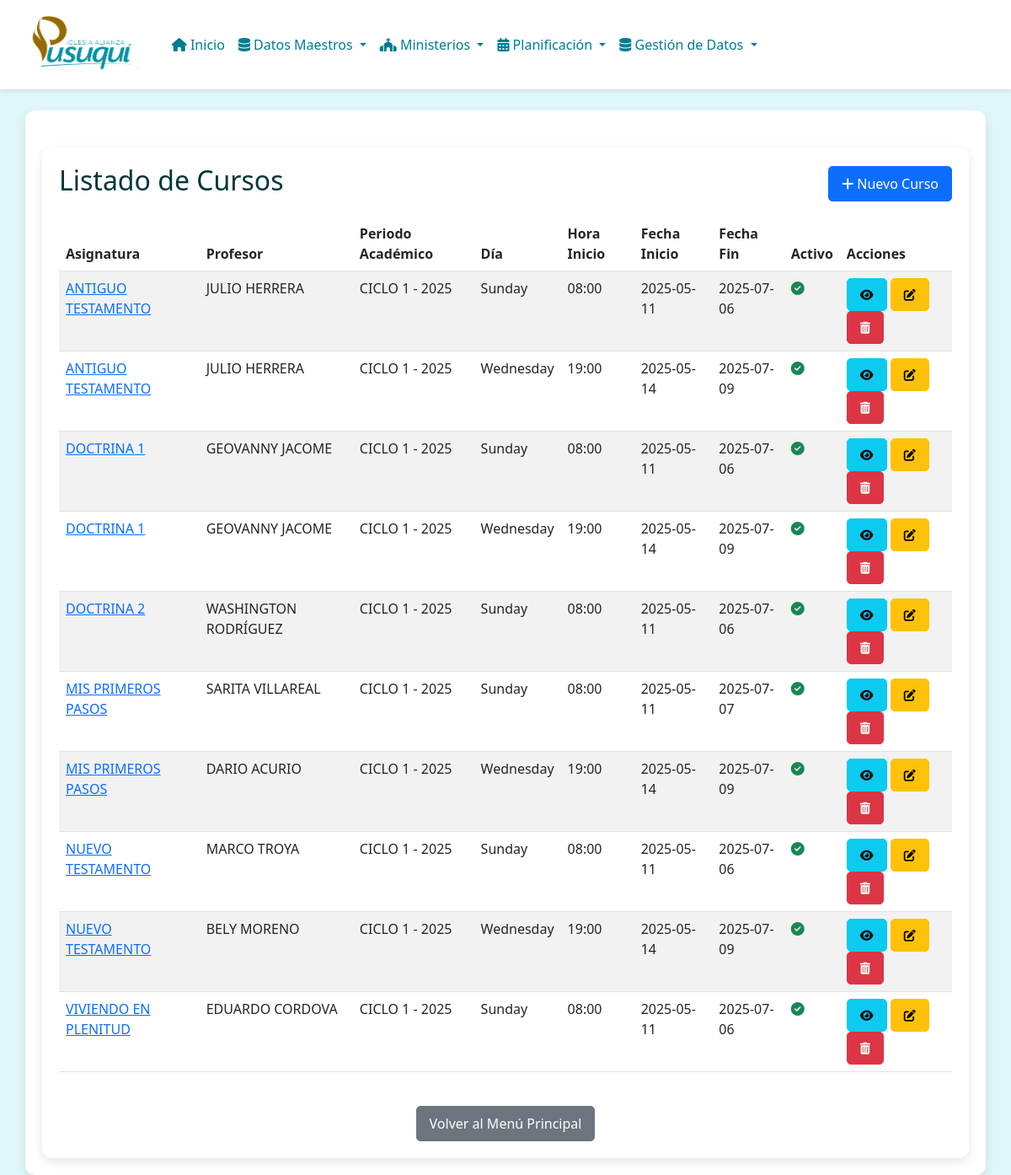
The page /academia/courses/ on the database as committed earlier.
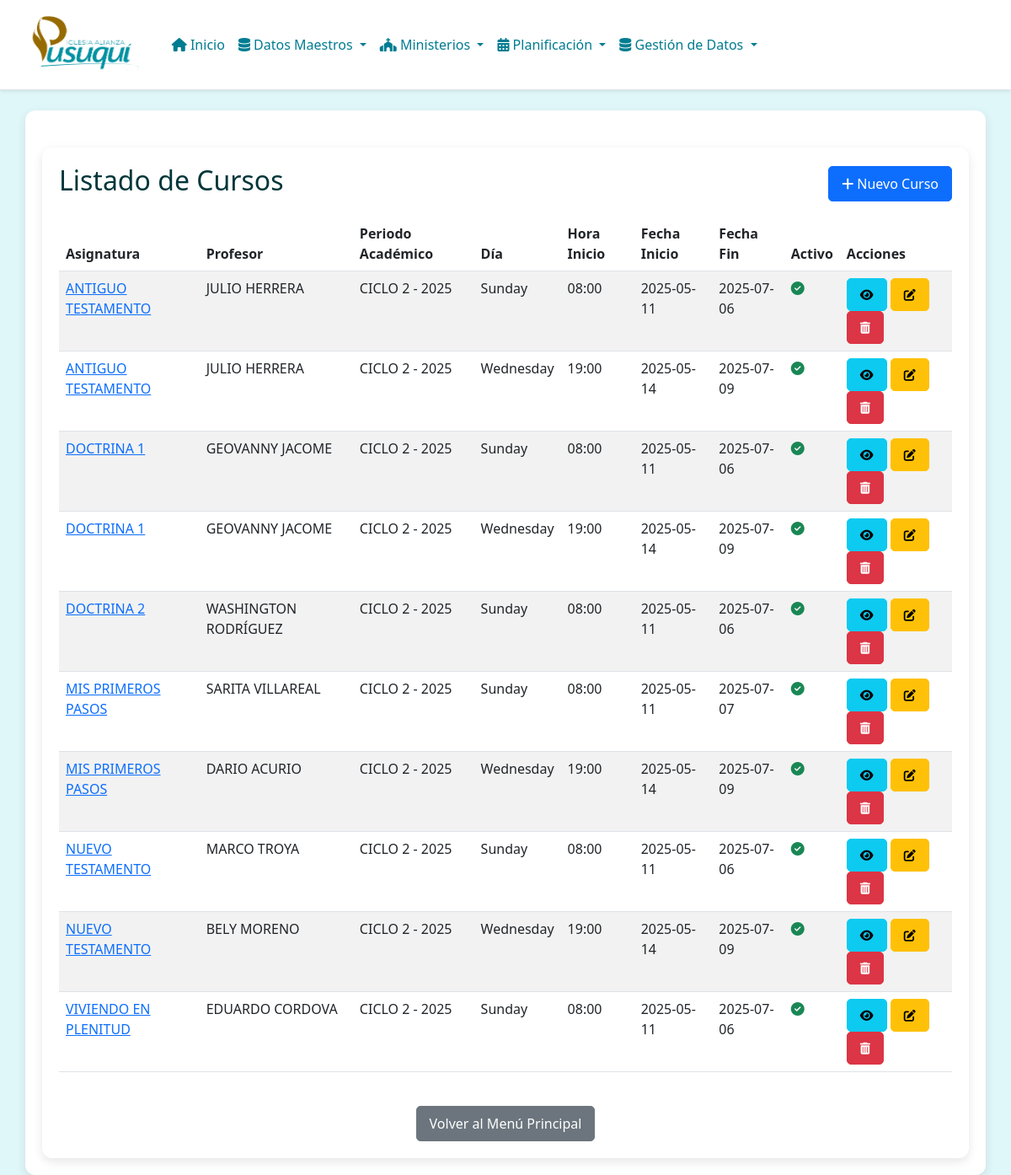
The same page on the database as committed later.
### academia/models.py (models this page shows, shortened)
class Course(models.Model):
    class DayOfWeek(models.TextChoices):
        SUNDAY = 'SUN', _('Sunday')
        MONDAY = 'MON', _('Monday')
        TUESDAY = 'TUE', _('Tuesday')
        WEDNESDAY = 'WED', _('Wednesday')
        THURSDAY = 'THU', _('Thursday')
        FRIDAY = 'FRI', _('Friday')
        SATURDAY = 'SAT', _('Saturday')
    subject = models.ForeignKey(Subject, on_delete=models.PROTECT, verbose_name=_("subject"))
    teacher = models.ForeignKey(Teacher, on_delete=models.PROTECT, verbose_name=_("teacher"))
    academic_period = models.CharField(
        _("academic period"),
        max_length=50,
        help_text=_("E.g., '2025 - Ciclo 1', '2025 - C1'")
    )
    day_of_week = models.CharField(
        _("day of week"),
        max_length=3,
        choices=DayOfWeek.choices,
        help_text=_("Day of the week the course is held.")
    )
    start_time = models.TimeField(_("start time"), help_text=_("Format: HH:MM"))
    start_date = models.DateField(_("start date"), validators=[validate_date], help_text=_("Format: YYYY-MM-DD"))
    end_date = models.DateField(
        _("end date"),
        validators=[validate_date],
        blank=True, null=True,
        help_text=_("Calculated automatically if not provided, based on start date and number of lessons.")
    )
    is_active = models.BooleanField(_("is active"), default=True, help_text=_("Is this course currently active?"))
    class Meta:
        verbose_name = _("course")
        verbose_name_plural = _("courses")
        unique_together = ('subject', 'academic_period', 'day_of_week', 'start_time')
        ordering = ['-academic_period', 'subject__name', 'start_date']

class Subject(models.Model):
    name = models.CharField(_("subject name"), max_length=128, unique=True)
    description = models.TextField(_("description"), blank=True)
    number_of_lessons = models.PositiveIntegerField(
        _("number of lessons"),
        default=10,
        help_text=_("Default number of lessons for courses of this subject.")
    )
    class Meta:
        verbose_name = _("subject")
        verbose_name_plural = _("subjects")
        ordering = ['name']

class Teacher(models.Model):
    name = models.CharField(_("name"), max_length=128)
    surname = models.CharField(_("surname"), max_length=128)
    email = models.EmailField(_("email"), max_length=254, unique=True, null=True, blank=True)
    phone_number = models.CharField(_("phone number"), max_length=20, null=True, blank=True)
    def __str__(self):
        return f"{self.name} {self.surname}"
    class Meta:
        verbose_name = _("teacher")
        verbose_name_plural = _("teachers")
        ordering = ['surname', 'name']

### academia/views.py (the view)
# urls.py: path('courses/', views.CourseListView.as_view(), name='course-list'),
class CourseListView(ListView):
    model = Course
    template_name = 'academia/course_list.html'
    context_object_name = 'courses'
    paginate_by = 10
    def get_queryset(self):
        return Course.objects.select_related('subject', 'teacher').all()
    def get_context_data(self, **kwargs):
        context = super().get_context_data(**kwargs)
        context['active_page'] = 'courses'
        context['page_title'] = 'Listado de Cursos'
        return context

### academia/templates/academia/course_list.html (shortened to what this page needs)
{% extends "base.html" %}
{% block body %}
<div class="container mt-4">
    <div class="d-flex justify-content-between align-items-center mb-3">
        <h2>{{ page_title }}</h2>
        <a href="{% url 'academia:course-create' %}" class="btn btn-primary">
            <i class="fas fa-plus"></i> Nuevo Curso
        </a>
    </div>
    {% if courses %}
        <div class="table-responsive">
            <table class="table table-striped table-hover">
                <thead class="thead-dark">
                    <tr>
                        <th>Asignatura</th>
                        <th>Profesor</th>
                        <th>Periodo Académico</th>
                        <th>Día</th>
                        <th>Hora Inicio</th>
                        <th>Fecha Inicio</th>
                        <th>Fecha Fin</th>
                        <th>Activo</th>
                        <th>Acciones</th>
                    </tr>
                </thead>
                <tbody>
                    {% for course in courses %}
                    <tr>
                        <td><a href="{% url 'academia:course-detail' course.pk %}">{{ course.subject.name }}</a></td>
                        <td>{{ course.teacher }}</td>
                        <td>{{ course.academic_period }}</td>
                        <td>{{ course.get_day_of_week_display }}</td>
                        <td>{{ course.start_time|time:"H:i" }}</td>
                        <td>{{ course.start_date|date:"Y-m-d" }}</td>
                        <td>{{ course.end_date|date:"Y-m-d"|default:"N/A" }}</td>
                        <td>{% if course.is_active %}<i class="fas fa-check-circle text-success"></i>{% else %}<i class="fas fa-times-circle text-danger"></i>{% endif %}</td>
                        <td>
                            <a href="{% url 'academia:course-detail' course.pk %}" class="btn btn-info btn-sm" title="Ver Detalles"><i class="fas fa-eye"></i></a>
                            <a href="{% url 'academia:course-update' course.pk %}" class="btn btn-warning btn-sm" title="Editar"><i class="fas fa-edit"></i></a>
                            <a href="{% url 'academia:course-delete' course.pk %}" class="btn btn-danger btn-sm" title="Eliminar"><i class="fas fa-trash-alt"></i></a>
                        </td>
                    </tr>
                    {% endfor %}
                </tbody>
            </table>
        </div>
    {% else %}
        <div class="alert alert-info" role="alert">
            No hay cursos registrados. <a href="{% url 'academia:course-create' %}" class="alert-link">¿Deseas agregar uno nuevo?</a>
        </div>
    {% endif %}
    <div class="mt-4 text-center">
        <a href="{% url 'academia:index' %}" class="btn btn-secondary">Volver al Menú Principal</a>
    </div>
</div>
{% endblock %}

Rows that differ between the two databases and show on the page:
changed Course (number 1 of 10 on the later page): academic_period "CICLO 1 - 2025" → "CICLO 2 - 2025"
changed Course (number 2 of 10 on the later page): academic_period "CICLO 1 - 2025" → "CICLO 2 - 2025"
changed Course (number 3 of 10 on the later page): academic_period "CICLO 1 - 2025" → "CICLO 2 - 2025"
changed Course (number 4 of 10 on the later page): academic_period "CICLO 1 - 2025" → "CICLO 2 - 2025"
changed Course "DOCTRINA 2": academic_period "CICLO 1 - 2025" → "CICLO 2 - 2025"
changed Course "SARITA VILLAREAL": academic_period "CICLO 1 - 2025" → "CICLO 2 - 2025"
changed Course "DARIO ACURIO": academic_period "CICLO 1 - 2025" → "CICLO 2 - 2025"
changed Course "MARCO TROYA": academic_period "CICLO 1 - 2025" → "CICLO 2 - 2025"
changed Course "BELY MORENO": academic_period "CICLO 1 - 2025" → "CICLO 2 - 2025"
changed Course "VIVIENDO EN PLENITUD": academic_period "CICLO 1 - 2025" → "CICLO 2 - 2025"
